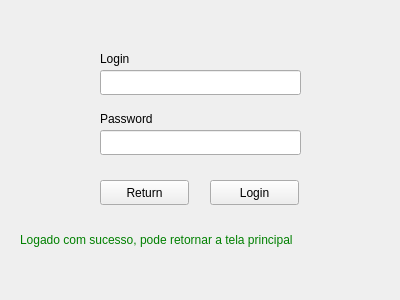
<?xml version="1.0" encoding="UTF-8"?>
<ui version="4.0">
 <class>Form</class>
 <widget class="QWidget" name="Form">
  <property name="geometry">
   <rect>
    <x>0</x>
    <y>0</y>
    <width>400</width>
    <height>300</height>
   </rect>
  </property>
  <property name="windowTitle">
   <string>Form</string>
  </property>
  <widget class="QLineEdit" name="login_input">
   <property name="geometry">
    <rect>
     <x>100</x>
     <y>70</y>
     <width>201</width>
     <height>25</height>
    </rect>
   </property>
  </widget>
  <widget class="QLineEdit" name="password_input">
   <property name="geometry">
    <rect>
     <x>100</x>
     <y>130</y>
     <width>201</width>
     <height>25</height>
    </rect>
   </property>
  </widget>
  <widget class="QLabel" name="login_label">
   <property name="geometry">
    <rect>
     <x>100</x>
     <y>50</y>
     <width>67</width>
     <height>17</height>
    </rect>
   </property>
   <property name="text">
    <string>Login</string>
   </property>
  </widget>
  <widget class="QLabel" name="password_label">
   <property name="geometry">
    <rect>
     <x>100</x>
     <y>110</y>
     <width>67</width>
     <height>17</height>
    </rect>
   </property>
   <property name="text">
    <string>Password</string>
   </property>
  </widget>
  <widget class="QPushButton" name="returnBtn">
   <property name="geometry">
    <rect>
     <x>100</x>
     <y>180</y>
     <width>89</width>
     <height>25</height>
    </rect>
   </property>
   <property name="text">
    <string>Return</string>
   </property>
  </widget>
  <widget class="QPushButton" name="loginBtn">
   <property name="geometry">
    <rect>
     <x>210</x>
     <y>180</y>
     <width>89</width>
     <height>25</height>
    </rect>
   </property>
   <property name="text">
    <string>Login</string>
   </property>
  </widget>
  <widget class="QLabel" name="success_msg">
   <property name="geometry">
    <rect>
     <x>20</x>
     <y>230</y>
     <width>351</width>
     <height>20</height>
    </rect>
   </property>
   <property name="palette">
    <palette>
     <active>
      <colorrole role="WindowText">
       <brush brushstyle="SolidPattern">
        <color alpha="255">
         <red>0</red>
         <green>128</green>
         <blue>0</blue>
        </color>
       </brush>
      </colorrole>
      <colorrole role="Button">
       <brush brushstyle="SolidPattern">
        <color alpha="255">
         <red>115</red>
         <green>210</green>
         <blue>22</blue>
        </color>
       </brush>
      </colorrole>
      <colorrole role="Light">
       <brush brushstyle="SolidPattern">
        <color alpha="255">
         <red>170</red>
         <green>255</green>
         <blue>87</blue>
        </color>
       </brush>
      </colorrole>
      <colorrole role="Midlight">
       <brush brushstyle="SolidPattern">
        <color alpha="255">
         <red>142</red>
         <green>232</green>
         <blue>54</blue>
        </color>
       </brush>
      </colorrole>
      <colorrole role="Dark">
       <brush brushstyle="SolidPattern">
        <color alpha="255">
         <red>57</red>
         <green>105</green>
         <blue>11</blue>
        </color>
       </brush>
      </colorrole>
      <colorrole role="Mid">
       <brush brushstyle="SolidPattern">
        <color alpha="255">
         <red>76</red>
         <green>140</green>
         <blue>14</blue>
        </color>
       </brush>
      </colorrole>
      <colorrole role="Text">
       <brush brushstyle="SolidPattern">
        <color alpha="255">
         <red>0</red>
         <green>128</green>
         <blue>0</blue>
        </color>
       </brush>
      </colorrole>
      <colorrole role="BrightText">
       <brush brushstyle="SolidPattern">
        <color alpha="255">
         <red>255</red>
         <green>255</green>
         <blue>255</blue>
        </color>
       </brush>
      </colorrole>
      <colorrole role="ButtonText">
       <brush brushstyle="SolidPattern">
        <color alpha="255">
         <red>0</red>
         <green>128</green>
         <blue>0</blue>
        </color>
       </brush>
      </colorrole>
      <colorrole role="Base">
       <brush brushstyle="SolidPattern">
        <color alpha="255">
         <red>255</red>
         <green>255</green>
         <blue>255</blue>
        </color>
       </brush>
      </colorrole>
      <colorrole role="Window">
       <brush brushstyle="SolidPattern">
        <color alpha="255">
         <red>115</red>
         <green>210</green>
         <blue>22</blue>
        </color>
       </brush>
      </colorrole>
      <colorrole role="Shadow">
       <brush brushstyle="SolidPattern">
        <color alpha="255">
         <red>0</red>
         <green>0</green>
         <blue>0</blue>
        </color>
       </brush>
      </colorrole>
      <colorrole role="AlternateBase">
       <brush brushstyle="SolidPattern">
        <color alpha="255">
         <red>185</red>
         <green>232</green>
         <blue>138</blue>
        </color>
       </brush>
      </colorrole>
      <colorrole role="ToolTipBase">
       <brush brushstyle="SolidPattern">
        <color alpha="255">
         <red>255</red>
         <green>255</green>
         <blue>220</blue>
        </color>
       </brush>
      </colorrole>
      <colorrole role="ToolTipText">
       <brush brushstyle="SolidPattern">
        <color alpha="255">
         <red>0</red>
         <green>0</green>
         <blue>0</blue>
        </color>
       </brush>
      </colorrole>
      <colorrole role="PlaceholderText">
       <brush brushstyle="SolidPattern">
        <color alpha="128">
         <red>0</red>
         <green>0</green>
         <blue>0</blue>
        </color>
       </brush>
      </colorrole>
     </active>
     <inactive>
      <colorrole role="WindowText">
       <brush brushstyle="SolidPattern">
        <color alpha="255">
         <red>0</red>
         <green>128</green>
         <blue>0</blue>
        </color>
       </brush>
      </colorrole>
      <colorrole role="Button">
       <brush brushstyle="SolidPattern">
        <color alpha="255">
         <red>115</red>
         <green>210</green>
         <blue>22</blue>
        </color>
       </brush>
      </colorrole>
      <colorrole role="Light">
       <brush brushstyle="SolidPattern">
        <color alpha="255">
         <red>170</red>
         <green>255</green>
         <blue>87</blue>
        </color>
       </brush>
      </colorrole>
      <colorrole role="Midlight">
       <brush brushstyle="SolidPattern">
        <color alpha="255">
         <red>142</red>
         <green>232</green>
         <blue>54</blue>
        </color>
       </brush>
      </colorrole>
      <colorrole role="Dark">
       <brush brushstyle="SolidPattern">
        <color alpha="255">
         <red>57</red>
         <green>105</green>
         <blue>11</blue>
        </color>
       </brush>
      </colorrole>
      <colorrole role="Mid">
       <brush brushstyle="SolidPattern">
        <color alpha="255">
         <red>76</red>
         <green>140</green>
         <blue>14</blue>
        </color>
       </brush>
      </colorrole>
      <colorrole role="Text">
       <brush brushstyle="SolidPattern">
        <color alpha="255">
         <red>0</red>
         <green>128</green>
         <blue>0</blue>
        </color>
       </brush>
      </colorrole>
      <colorrole role="BrightText">
       <brush brushstyle="SolidPattern">
        <color alpha="255">
         <red>255</red>
         <green>255</green>
         <blue>255</blue>
        </color>
       </brush>
      </colorrole>
      <colorrole role="ButtonText">
       <brush brushstyle="SolidPattern">
        <color alpha="255">
         <red>0</red>
         <green>128</green>
         <blue>0</blue>
        </color>
       </brush>
      </colorrole>
      <colorrole role="Base">
       <brush brushstyle="SolidPattern">
        <color alpha="255">
         <red>255</red>
         <green>255</green>
         <blue>255</blue>
        </color>
       </brush>
      </colorrole>
      <colorrole role="Window">
       <brush brushstyle="SolidPattern">
        <color alpha="255">
         <red>115</red>
         <green>210</green>
         <blue>22</blue>
        </color>
       </brush>
      </colorrole>
      <colorrole role="Shadow">
       <brush brushstyle="SolidPattern">
        <color alpha="255">
         <red>0</red>
         <green>0</green>
         <blue>0</blue>
        </color>
       </brush>
      </colorrole>
      <colorrole role="AlternateBase">
       <brush brushstyle="SolidPattern">
        <color alpha="255">
         <red>185</red>
         <green>232</green>
         <blue>138</blue>
        </color>
       </brush>
      </colorrole>
      <colorrole role="ToolTipBase">
       <brush brushstyle="SolidPattern">
        <color alpha="255">
         <red>255</red>
         <green>255</green>
         <blue>220</blue>
        </color>
       </brush>
      </colorrole>
      <colorrole role="ToolTipText">
       <brush brushstyle="SolidPattern">
        <color alpha="255">
         <red>0</red>
         <green>0</green>
         <blue>0</blue>
        </color>
       </brush>
      </colorrole>
      <colorrole role="PlaceholderText">
       <brush brushstyle="SolidPattern">
        <color alpha="128">
         <red>0</red>
         <green>0</green>
         <blue>0</blue>
        </color>
       </brush>
      </colorrole>
     </inactive>
     <disabled>
      <colorrole role="WindowText">
       <brush brushstyle="SolidPattern">
        <color alpha="255">
         <red>0</red>
         <green>128</green>
         <blue>0</blue>
        </color>
       </brush>
      </colorrole>
      <colorrole role="Button">
       <brush brushstyle="SolidPattern">
        <color alpha="255">
         <red>115</red>
         <green>210</green>
         <blue>22</blue>
        </color>
       </brush>
      </colorrole>
      <colorrole role="Light">
       <brush brushstyle="SolidPattern">
        <color alpha="255">
         <red>170</red>
         <green>255</green>
         <blue>87</blue>
        </color>
       </brush>
      </colorrole>
      <colorrole role="Midlight">
       <brush brushstyle="SolidPattern">
        <color alpha="255">
         <red>142</red>
         <green>232</green>
         <blue>54</blue>
        </color>
       </brush>
      </colorrole>
      <colorrole role="Dark">
       <brush brushstyle="SolidPattern">
        <color alpha="255">
         <red>57</red>
         <green>105</green>
         <blue>11</blue>
        </color>
       </brush>
      </colorrole>
      <colorrole role="Mid">
       <brush brushstyle="SolidPattern">
        <color alpha="255">
         <red>76</red>
         <green>140</green>
         <blue>14</blue>
        </color>
       </brush>
      </colorrole>
      <colorrole role="Text">
       <brush brushstyle="SolidPattern">
        <color alpha="255">
         <red>0</red>
         <green>128</green>
         <blue>0</blue>
        </color>
       </brush>
      </colorrole>
      <colorrole role="BrightText">
       <brush brushstyle="SolidPattern">
        <color alpha="255">
         <red>255</red>
         <green>255</green>
         <blue>255</blue>
        </color>
       </brush>
      </colorrole>
      <colorrole role="ButtonText">
       <brush brushstyle="SolidPattern">
        <color alpha="255">
         <red>0</red>
         <green>128</green>
         <blue>0</blue>
        </color>
       </brush>
      </colorrole>
      <colorrole role="Base">
       <brush brushstyle="SolidPattern">
        <color alpha="255">
         <red>115</red>
         <green>210</green>
         <blue>22</blue>
        </color>
       </brush>
      </colorrole>
      <colorrole role="Window">
       <brush brushstyle="SolidPattern">
        <color alpha="255">
         <red>115</red>
         <green>210</green>
         <blue>22</blue>
        </color>
       </brush>
      </colorrole>
      <colorrole role="Shadow">
       <brush brushstyle="SolidPattern">
        <color alpha="255">
         <red>0</red>
         <green>0</green>
         <blue>0</blue>
        </color>
       </brush>
      </colorrole>
      <colorrole role="AlternateBase">
       <brush brushstyle="SolidPattern">
        <color alpha="255">
         <red>115</red>
         <green>210</green>
         <blue>22</blue>
        </color>
       </brush>
      </colorrole>
      <colorrole role="ToolTipBase">
       <brush brushstyle="SolidPattern">
        <color alpha="255">
         <red>255</red>
         <green>255</green>
         <blue>220</blue>
        </color>
       </brush>
      </colorrole>
      <colorrole role="ToolTipText">
       <brush brushstyle="SolidPattern">
        <color alpha="255">
         <red>0</red>
         <green>0</green>
         <blue>0</blue>
        </color>
       </brush>
      </colorrole>
      <colorrole role="PlaceholderText">
       <brush brushstyle="SolidPattern">
        <color alpha="128">
         <red>0</red>
         <green>0</green>
         <blue>0</blue>
        </color>
       </brush>
      </colorrole>
     </disabled>
    </palette>
   </property>
   <property name="styleSheet">
    <string notr="true">color:green</string>
   </property>
   <property name="text">
    <string>Logado com sucesso, pode retornar a tela principal</string>
   </property>
  </widget>
 </widget>
 <resources/>
 <connections/>
</ui>
